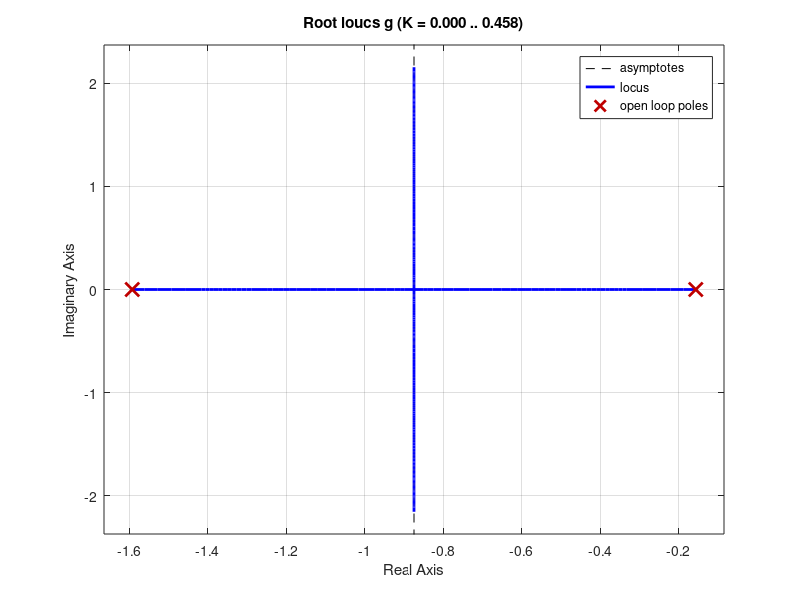
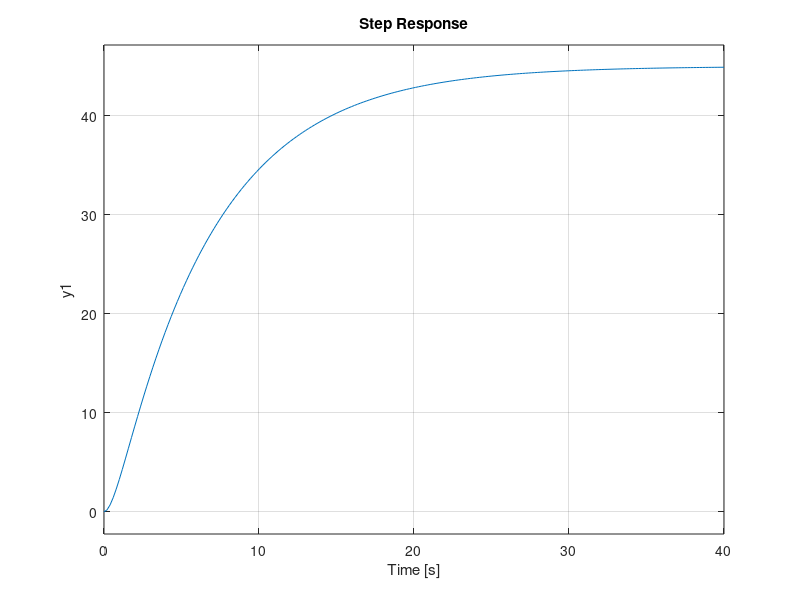

MATLAB code for these plots, in order:
clc;
clear;

k = 45
num = [0.25*k];
den = [1 1.75 0.25];
g = tf(num, den);
ftmf = feedback(g, 1)
figure;
rlocus(g)
figure;
step(g)